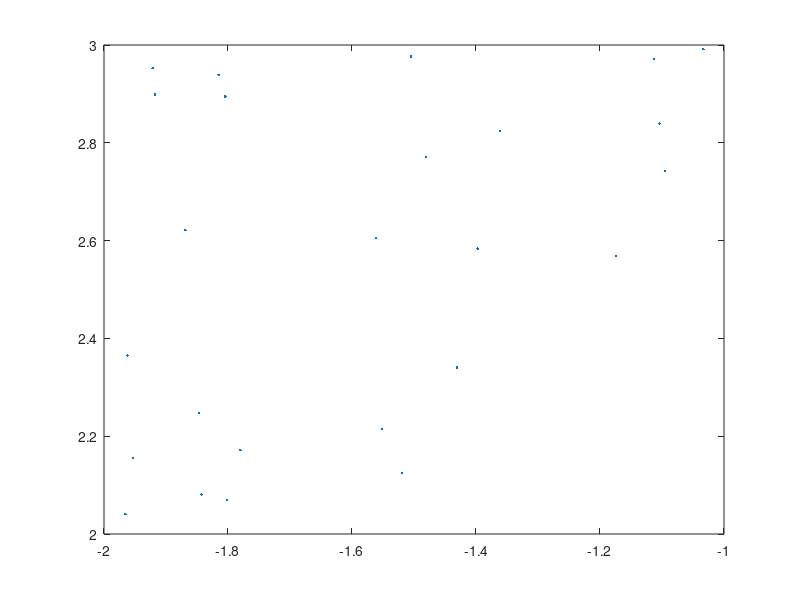

This figure's MATLAB source:
% 画出一个均匀分布的正方形

a=1;n=25;%自己改
p=unifrnd(0,a,n,2);%n个长a的正方形中的随机点的坐标，均匀分布
x0 = -2;
y0 = 2;
p(:,1) = p(:,1) + x0;
p(:,2) = p(:,2) + y0;
plot(p(:,1),p(:,2),'.')
